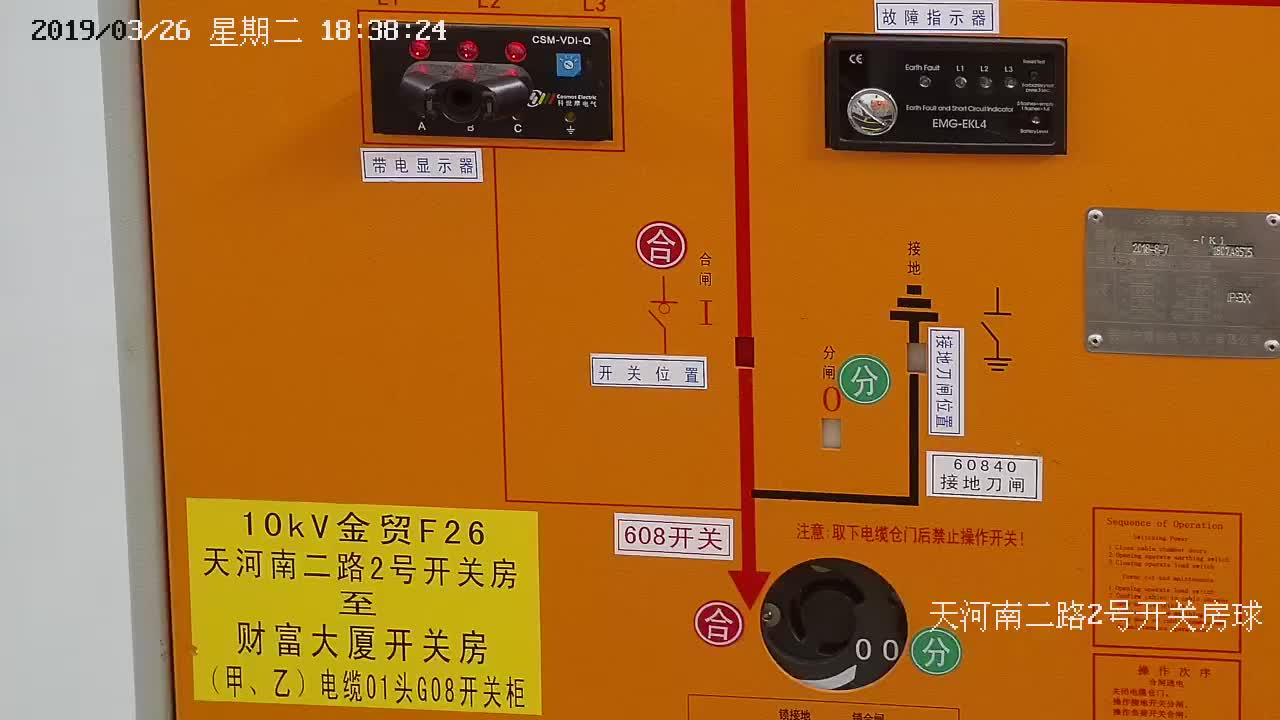
//> input picture switch_status_detection/data/tianhe1.jpg, 1280 x 720 px
$ ./detection_main   (built with g++ and OpenCV 4)
//> lines starting //> are read from the running program, lines starting //| are printed output that depends on the picture; after the words box and inside, x2 and y2 are one past the last pixel; in counts of white or black regions, pixels touching at a corner belong together
### switch_status_detection/stdafx.h
#include <highgui.h>
#include <opencv2/imgproc/imgproc.hpp>
#include <algorithm>

using namespace std;
using namespace cv;

//int Otsu2D(Mat srcimage);
int SaturationScale(Mat ROI_img);
int GrayScale(Mat ROI_img);
int BrightScale(Mat ROI_img);
int GrayVariance(Mat ROI_img, int ave);
int aHash(Mat matSrc1, Mat matSrc2);
void picture_corr(Mat matSrc, int&circle_r_max, int&circle_r_min);
vector<int> light_judge(Mat &img_gray, Mat &img_light_bg, int circle_r_max, int circle_r_min);
Mat pixel_same_cut(Mat img_line_r, Mat img_line_b);
void find_line(Mat &img_split, Mat &img_line, int convolution_side, int covolution_mid, int th_line_v, int th_line_mid);
vector<int> switch_line_res(Mat &img_line, Mat &img_bg, Mat &img_th, double minarea);

### switch_status_detection/switch_line.cpp
#include "stdafx.h"
#include <numeric>

void find_line(Mat &img_split, Mat &img_line ,int convolution_side, int covolution_mid, int th_line_v, int th_line_mid)
{
	Mat img_split_small(img_split.rows, img_split.cols, CV_16SC1);
	for (int i = 0; i < img_split_small.rows; i++){
		unsigned char* img_split_src = img_split.ptr<unsigned char>(i);
		short int* img_split_dst = img_split_small.ptr<short int>(i);
		img_split_dst[0] = 0;
		for (int j = 1; j < img_split_small.cols; j++){
			img_split_dst[j] = abs(img_split_src[j - 1] - img_split_src[j]);
		}
	}
	for (int i = 1; i < img_split_small.rows; ++i)
	{
		short int* img_line_src = img_split_small.ptr<short int>(i);
		unsigned char* img_line_dst = img_line.ptr<unsigned char>(i);
		for (int j = convolution_side + 0.1*img_split.cols; j < 0.9*img_split.cols - convolution_side - 1 ; ++j)
		{
			int sum_left = accumulate(&img_line_src[j - convolution_side], &img_line_src[j - covolution_mid], 0);
			int sum_mid = accumulate(&img_line_src[j - covolution_mid], &img_line_src[j + covolution_mid+1], 0);
			int sum_right = accumulate(&img_line_src[j + covolution_mid+1], &img_line_src[j + convolution_side + 1], 0);
			if (sum_left > th_line_v&&sum_right > th_line_v&&sum_mid < th_line_mid)
			{
				img_line_dst[j] = 255;
			}
		}
	}
}

// [14 lines left out: function pixel_same_cut, not called in this run]

void state_change(int &state_1, int &state_2)
{
	int state_mid;
	state_mid = state_1;
	state_1 = state_2;
	state_2 = state_mid;
}

vector<int> switch_line_res(Mat &img_line, Mat &img_bg, Mat &img_th, double minarea)
{
	vector<int> switch_line_mark, x_finds,y_finds,width_finds,height_finds;
	vector<vector<Point>> contours;
	vector<Rect> rects;
	findContours(img_line, contours, CV_RETR_EXTERNAL, CV_CHAIN_APPROX_NONE);
	for (size_t i = 0; i < contours.size(); i++)
	{
		Rect targetRect = boundingRect(contours[i]);
		double area = (targetRect.width-1)*(targetRect.height-1);
		// [6 lines of commented-out code are left out]
		if (area > minarea&&double(targetRect.height) / double(targetRect.width) >= 2.6)
		{
			rects.push_back(targetRect);
			//rectangle(img_bg, targetRect, cv::Scalar(255));
		}
	}
	for (int j = 0; j < rects.size(); ++j)
	{
		for (int k = j + 1; k < rects.size(); ++k)
		{
			int rect_x_dis = abs(rects[j].x + rects[j].width / 2 - rects[k].x - rects[k].width / 2);
			int rect_y_dis = abs(rects[j].y + rects[j].height / 2 - rects[k].y - rects[k].height / 2);
			if (rect_x_dis <= rects[j].width / 2 + rects[k].width / 2)
			{
				if (rect_y_dis > rects[j].height / 2 + rects[k].height / 2+28 && rect_y_dis < rects[j].height/2 + rects[k].height/2+70)
				{
					x_finds.push_back(min(rects[j].x, rects[k].x) - 10);
					width_finds.push_back(max(rects[j].x + rects[j].width, rects[k].x + rects[k].width) - min(rects[j].x, rects[k].x) + 20);
					if (rects[j].y > rects[k].y)
					{
						y_finds.push_back(rects[k].y + rects[k].height);
						height_finds.push_back(rects[j].y - rects[k].y - rects[k].height);
					}
					else
					{
						y_finds.push_back(rects[j].y + rects[j].height);
						height_finds.push_back(rects[k].y - rects[j].y - rects[j].height);
					}
					break;
				}
			}
		}
	}
	for (int i = 0; i < x_finds.size(); ++i)
	{
		for (int j = i + 1; j < x_finds.size(); ++j)
		{
			if (x_finds[j] <= x_finds[i])
			{
				state_change(x_finds[i], x_finds[j]);
				state_change(y_finds[i], y_finds[j]);
				state_change(width_finds[i], width_finds[j]);
				state_change(height_finds[i], height_finds[j]);
			}
			else
				continue;
		}
	}
	for (int i = 0; i < x_finds.size(); ++i)
	{
		// [7 lines of commented-out code are left out]
		Mat img_th_find = img_th(Rect(x_finds[i], y_finds[i], width_finds[i], height_finds[i]));
		int switch_line_value = 0;
		for (int j = 0; j < img_th_find.cols; ++j)
		{
			for (int k = 0; k < img_th_find.rows; ++k)
			{
				switch_line_value += img_th_find.at<uchar>(k, j);
			}
		}
		rectangle(img_bg, Rect(x_finds[i], y_finds[i], width_finds[i], height_finds[i]), Scalar(255));
		if (switch_line_value < 100 * img_th_find.rows*img_th_find.cols)
		{
			switch_line_mark.push_back(1);
			putText(img_bg, "on", Point(x_finds[i], y_finds[i]-10), FONT_HERSHEY_TRIPLEX, 0.8, Scalar(255,0,0));
		}
		else
		{
			switch_line_mark.push_back(0);
			putText(img_bg, "off", Point(x_finds[i], y_finds[i] - 10), FONT_HERSHEY_TRIPLEX, 0.8, Scalar(0,255,0));
		}
	}
	return switch_line_mark;
}

### switch_status_detection/switch_light.cpp
#include "stdafx.h"

vector<int> light_judge(Mat &img_gray, Mat &img_light_bg, int circle_r_max, int circle_r_min)
{
	Mat imageROI[100];
	int ave = 0, var = 0, ave_bright = 0,ave_s=0;
	vector<Vec3f> circles;
	vector<Vec3f> circles_res;
	vector<int> circles_mark,circles_out;
	HoughCircles(img_gray, circles, CV_HOUGH_GRADIENT, 1, circle_r_max, 100, 30, circle_r_min, circle_r_max);
	for (int i = 0; i < circles.size(); i++)
	{
		Vec3f cc = circles[i];
		if (cc[1] + cc[2] / 2>720 || cc[1] - cc[2] / 2 < 0)
			continue;
		if (cc[0] + cc[2] / 2 > 1280 || cc[0] - cc[2] / 2 < 0)
			continue;
		Rect rect(cc[0] - cc[2] / 2, cc[1] - cc[2] / 2, cc[2], cc[2]);//矩形区域
		imageROI[i] = img_light_bg(Rect(cc[0] - cc[2] / 2, cc[1] - cc[2] / 2, cc[2], cc[2]));//生成矩形ROI区域
		ave = GrayScale(imageROI[i]);
		var = GrayVariance(imageROI[i], ave);
		ave_bright = BrightScale(imageROI[i]);
		ave_s = SaturationScale(imageROI[i]);

		if (ave > 127 && ave_bright > 240)//判定为亮,标记
		{
			circles_res.push_back(cc);
			circles_mark.push_back(1);
			//circle(img_light_bg, Point(cc[0], cc[1]), cc[2], Scalar(0, 0, 255), 3, 8, 0);
			//circle(img_light_bg, Point(cc[0], cc[1]), 1, Scalar(155, 50, 255), -1, 8, 0);
		}
		else if (var < 190 && ave_bright < 155 && ave_s > 50 && ave_bright>50)//方差小视为未发光的指示灯，但圆形纯色按键也会读取进来
		{
			circles_res.push_back(cc);
			circles_mark.push_back(0);
			//circle(img_light_bg, Point(cc[0], cc[1]), cc[2], Scalar(0, 0, 255), 3, 8, 0);
			//circle(img_light_bg, Point(cc[0], cc[1]), 1, Scalar(155, 50, 255), -1, 8, 0);
		}
	}
	if (circles_res.size()==0)
		return circles_out;
	for (int i = 0; i < circles_res.size()-1; ++i)
	{
		for (int j = i + 1; j < circles_res.size(); ++j)
		{
			if (abs(circles_res[j][1] - circles_res[i][1]) < 10)
			{
				if (circles_res[j][0] < circles_res[i][0])
				{
					Vec3f circles_res_mid = circles_res[i];
					int circles_mark_mid = circles_mark[i];
					circles_res[i] = circles_res[j];
					circles_mark[i] = circles_mark[j];
					circles_res[j] = circles_res_mid;
					circles_mark[j] = circles_mark_mid;
				}
				else
					continue;
			}
			else
			{
				if (circles_res[j][1] < circles_res[i][1])
				{
					Vec3f circles_res_mid = circles_res[i];
					int circles_mark_mid = circles_mark[i];
					circles_res[i] = circles_res[j];
					circles_mark[i] = circles_mark[j];
					circles_res[j] = circles_res_mid;
					circles_mark[j] = circles_mark_mid;
				}
				else
					continue;
			}
		}
	}

	for (int i = 0; i < circles_mark.size(); ++i)
	{
		circles_out.push_back(circles_mark[i]);
		if (circles_mark[i] == 1)
		{
			circle(img_light_bg, Point(circles_res[i][0], circles_res[i][1]), circles_res[i][2], Scalar(255, 0, 0), 3, 8, 0);
			putText(img_light_bg, "on", Point(circles_res[i][0], circles_res[i][1]), FONT_HERSHEY_TRIPLEX, 2.0, Scalar(255, 0, 0));
		}
		else{
			circle(img_light_bg, Point(circles_res[i][0], circles_res[i][1]), circles_res[i][2], Scalar(0, 255, 0), 3, 8, 0);
			putText(img_light_bg, "off", Point(circles_res[i][0], circles_res[i][1]), FONT_HERSHEY_TRIPLEX, 2.0, Scalar(0, 255, 0));
		}
	}

	//vector<int>::iterator diss_min = min_element(begin(points_diss), end(points_diss));
	//int y_else_mark = distance(std::begin(points_diss), diss_min);

	return circles_out;
}

### switch_status_detection/pretreatment.cpp
#include "stdafx.h"

int GrayScale(Mat ROI_img)
{
	double sum = 0;
	int ave = 0;
	for (int i = 0; i < ROI_img.rows; ++i)
	{
		Vec3b * p = ROI_img.ptr<Vec3b>(i);
		for (int j = 0; j < ROI_img.cols; ++j)
		{
			sum = sum + p[j][0] + p[j][1] + p[j][2];
		}
	}
	ave = sum / 3 / (ROI_img.rows*ROI_img.cols);
	//cout << "ROI区域灰度均值" << ":" << ave << endl;
	return ave;
}

int BrightScale(Mat ROI_img)
{
	Mat ROI_img_hsv;
	cvtColor(ROI_img, ROI_img_hsv, CV_BGR2HSV);//BGR通道转HSV通道
	double sum_V = 0;
	int ave = 0;
	for (int i = 0; i < ROI_img_hsv.rows; ++i)
	{
		Vec3b * p = ROI_img_hsv.ptr<Vec3b>(i);
		for (int j = 0; j < ROI_img_hsv.cols; ++j)
		{
			sum_V = sum_V + p[j][2];
		}
	}
	ave = sum_V / (ROI_img_hsv.rows*ROI_img_hsv.cols);
	//cout << "ROI区域亮度均值" << ":" << ave << endl;
	return ave;
}
// [18 lines left out: function HueScale, not called in this run]

int SaturationScale(Mat ROI_img)
{
	Mat ROI_img_hsv;
	cvtColor(ROI_img, ROI_img_hsv, CV_BGR2HSV);//BGR通道转HSV通道
	double sum_S = 0;
	int ave = 0;
	for (int i = 0; i < ROI_img_hsv.rows; ++i)
	{
		Vec3b * p = ROI_img_hsv.ptr<Vec3b>(i);
		for (int j = 0; j < ROI_img_hsv.cols; ++j)
		{
			sum_S = sum_S + p[j][1];
		}
	}
	ave = sum_S / (ROI_img_hsv.rows*ROI_img_hsv.cols);
	//cout << "ROI区域饱和度均值" << ":" << ave << endl;
	return ave;
}

int GrayVariance(Mat ROI_img, int ave)
{
	double sum = 0, temp;
	for (int i = 0; i < ROI_img.rows; ++i)
	{
		Vec3b * p = ROI_img.ptr<Vec3b>(i);
		for (int j = 0; j < ROI_img.cols; ++j)
		{
			temp = ((p[j][0] + p[j][1] + p[j][2]) / 3 - ave)*((p[j][0] + p[j][1] + p[j][2]) / 3 - ave);
			sum = sum + temp;
		}
	}
	sum = sum / (ROI_img.rows*ROI_img.cols);
	//cout << "ROI区域灰度方差" << ":" << sum << endl;
	return sum;
}

// [118 lines of commented-out code are left out]

### switch_status_detection/detection_main.cpp
#include "stdafx.h"
#include <opencv2/imgproc/imgproc.hpp>
#include <cmath>

typedef struct DETECTION_RESULT
{
	int type;
	int index;
	int value;
};

int main()
{
	DETECTION_RESULT pResults[5];

	Mat src, src_gray, src_color, src_gs, src_canny, template_error;
	Mat src_rgb[3];
	int row_resize, thresholdValue,circle_r_max, circle_r_min;
	src = imread("./data/tianhe1.jpg");
//> src is the input picture: 720 rows x 1280 cols, CV_8UC3; mean B, G, R 40.3, 107.7, 169.1
	//template_error = imread("template_error.jpg");
	//transpose(src, src);
	//flip(src, src, 1);

	//预处理
	row_resize = (src.rows * 1280) / src.cols;
	resize(src, src, Size(1280,row_resize), 0, 0, INTER_LINEAR);
	GaussianBlur(src, src_gs,Size(3,3),0,0);
	cvtColor(src, src_gray, CV_BGR2GRAY);
	//thresholdValue = Otsu2D(src_gray);
	//threshold(src_gray, src_th, thresholdValue, 255, THRESH_BINARY);
	Canny(src_gray, src_canny, 40, 120);
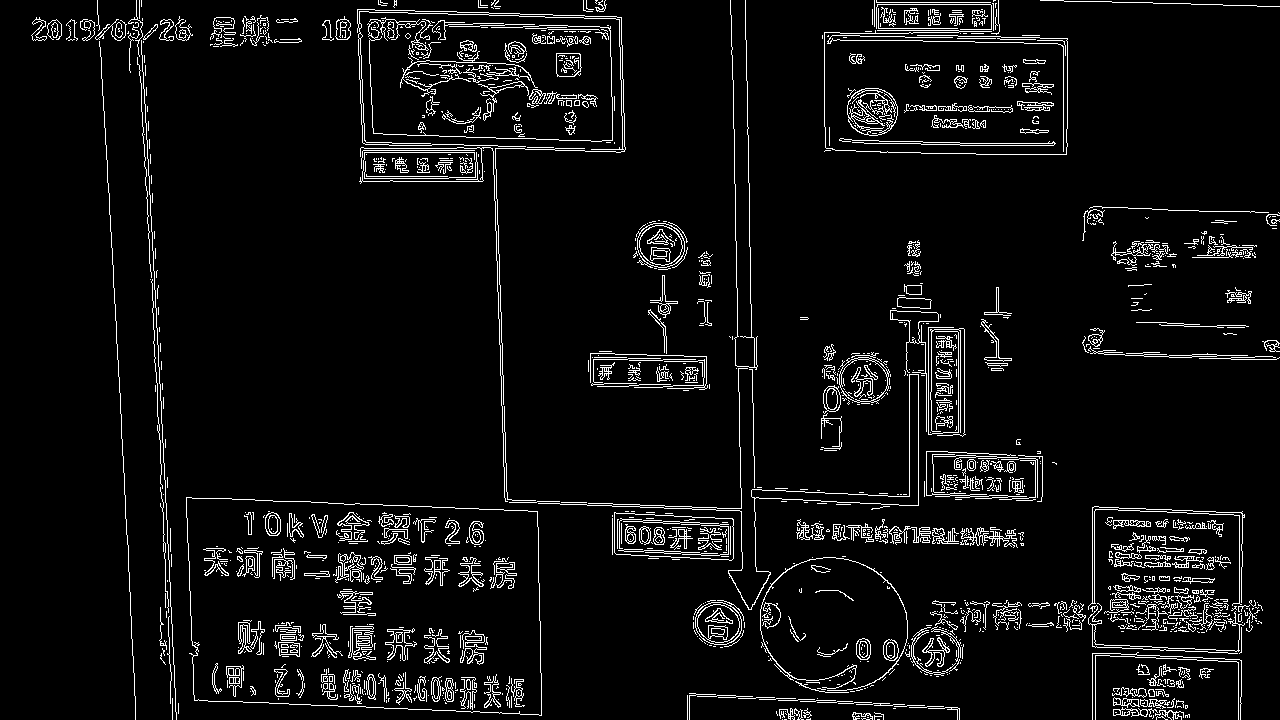
//> src_canny: 720 rows x 1280 cols, CV_8UC1; 5.7% white in thin lines or dots

	//指示灯识别
	////picture_corr(src,circle_r_max,circle_r_min);
	//天河：60,20
	vector<int> switch_light = light_judge(src_canny, src, 60, 20);
//> in light_judge, `HoughCircles(img_gray, circles, CV_HOUGH_GRADIENT, 1, circle_r_max, 10..`: circles = 14 circles (x, y, radius), first 12: [445.5, 108.5, 48.3], [1161.5, 617.5, 42.9], [873.5, 111.5, 24.6], [937.5, 652.5, 23.5], [402.5, 43.5, 23.6], [349.5, 562.5, 35], [399.5, 684.5, 30.2], [446.5, 536.5, 29.4], [1134.5, 671.5, 23.9], [1166.5, 556.5, 23], [353.5, 637.5, 22.9], [507.5, 40.5, 25]
//> the loop in light_judge, `for (int i = 0; i < circles.size(); i++)` made 14 passes
//> (cc, rect, ave, var, ave_bright, ave_s) on passes 1 to 6: ([445.5, 108.5, 48.3], Rect(421, 84, 48, 48), 28, 496, 35, 95), ([1161.5, 617.5, 42.9], Rect(1140, 596, 42, 42), 111, 2528, 186, 206), ([873.5, 111.5, 24.6], Rect(861, 99, 24, 24), 125, 2820, 139, 52), ([937.5, 652.5, 23.5], Rect(925, 640, 23, 23), 111, 1775, 136, 96), ([402.5, 43.5, 23.6], Rect(390, 31, 23, 23), 52, 3774, 63, 98), ([349.5, 562.5, 35], Rect(332, 545, 35, 35), 117, 2567, 170, 208)

	int j = 1;
	for (int i = 0; i<switch_light.size(); ++i)
	{
		pResults[i].type = j;
		pResults[i].index = i;
		pResults[i].value = switch_light[i];
		j++;
	}
//> this loop made 0 passes
//> after the loop, pResults = 5 items; j = 1

	//检测识别开关图像
	split(src_gs, src_rgb);
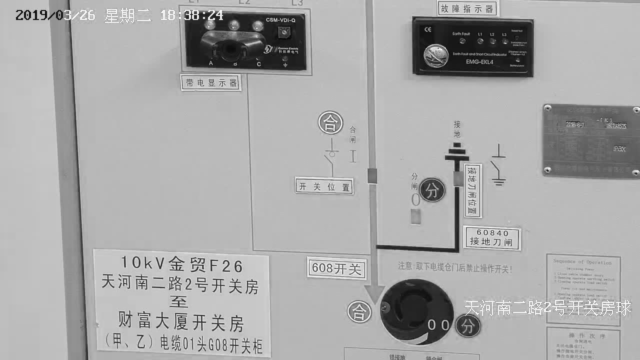
//> src_rgb[2]: 720 rows x 1280 cols, CV_8UC1 (shown at 1/2 size); min 4, max 255, mean 169.2
	src_color = src_rgb[1];
	Mat src_color_th(src_color.rows, src_color.cols, CV_8UC1, Scalar::all(0));
	//天河：8,1,60,50
	find_line(src_color, src_color_th, 8, 1, 60, 50);
//> after the loop in find_line, `for (int i = 1; i < img_split_small.rows; ++i)`:
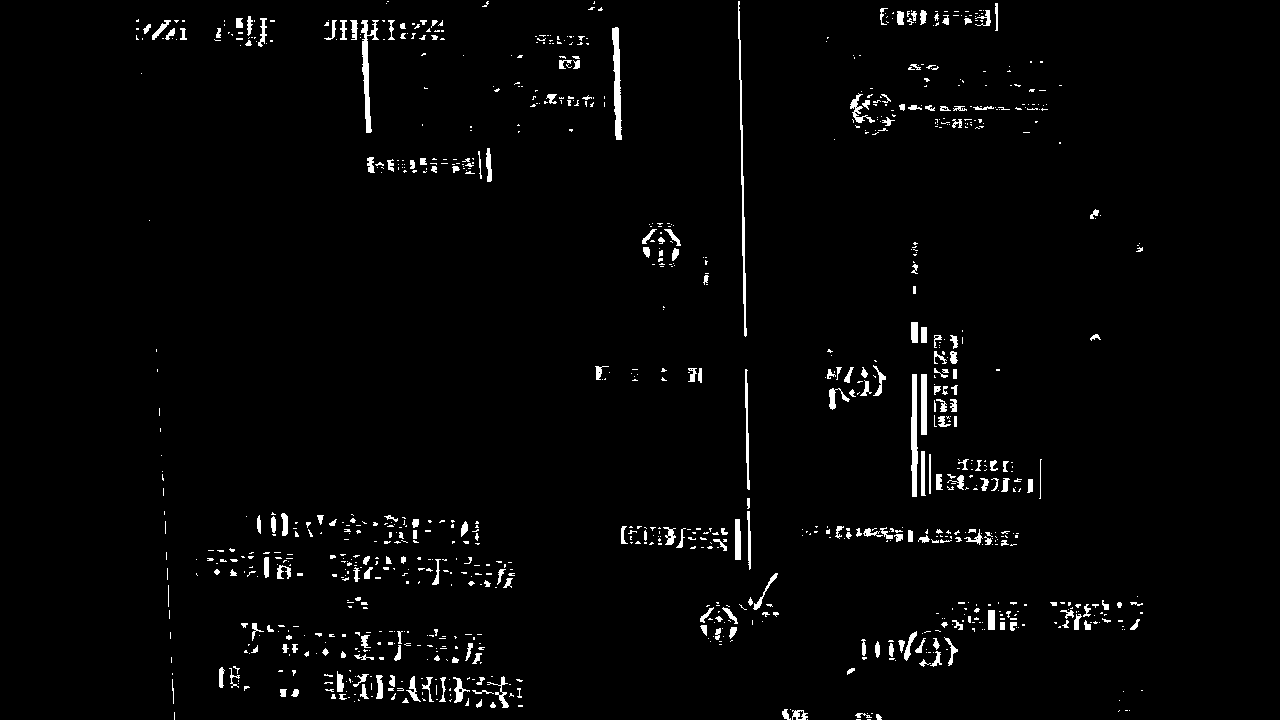
//> img_line: 720 rows x 1280 cols, CV_8UC1; 2.3% white; 1012 white regions (767 under 20 px)
	vector<int> switch_line = switch_line_res(src_color_th, src, src_gray, 100);
//> in switch_line_res, `findContours(img_line, contours, CV_RETR_EXTERNAL, CV_CHAIN_APPROX_NON..`: contours = 1012 contours, 843 with area under 20; largest, box (x1, y1, x2, y2) and area: (612, 27, 622, 140) 582, (911, 374, 918, 497) 542, (361, 20, 379, 133) 522, (738, 1, 747, 337) 422, (921, 374, 927, 435) 300
//> the loop in switch_line_res, `for (size_t i = 0; i < contours.size(); i++)` made 1012 passes
//> (targetRect, area) on passes 4, 7, 12: (Rect(876, 714, 6, 6), 25), (Rect(855, 713, 17, 5), 64), (Rect(792, 710, 16, 10), 135)
//> the loop in switch_line_res, `for (int j = 0; j < rects.size(); ++j)` made 20 passes
//> after the loop in switch_line_res, `for (int j = 0; j < rects.size(); ++j)`: x_finds = [901, 728]; width_finds = [27, 32]; y_finds = [343, 337]; height_finds = [31, 32]
//> the loop in switch_line_res, `for (int i = 0; i < x_finds.size(); ++i)` made 2 passes
//> after the loop in switch_line_res, `for (int i = 0; i < x_finds.size(); ++i)`: x_finds = [728, 901]; y_finds = [337, 343]; width_finds = [32, 27]; height_finds = [32, 31]
//> the loop in switch_line_res, `for (int i = 0; i < x_finds.size(); ++i)` made 2 passes
//> switch_line_value on passes 1 to 2: 75951, 84562
//> pass 1, in switch_line_res, `Mat img_th_find = img_th(Rect(x_finds[i], y_finds[i], width_finds[i], ..`:
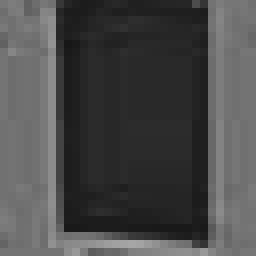
//> img_th_find: 32 rows x 32 cols, CV_8UC1 (shown 8 times larger); min 23, max 166, mean 74.2
//> pass 2, in switch_line_res, `putText(img_bg, "off", Point(x_finds[i], y_finds[i] - 10), FONT_HERSHE..`:
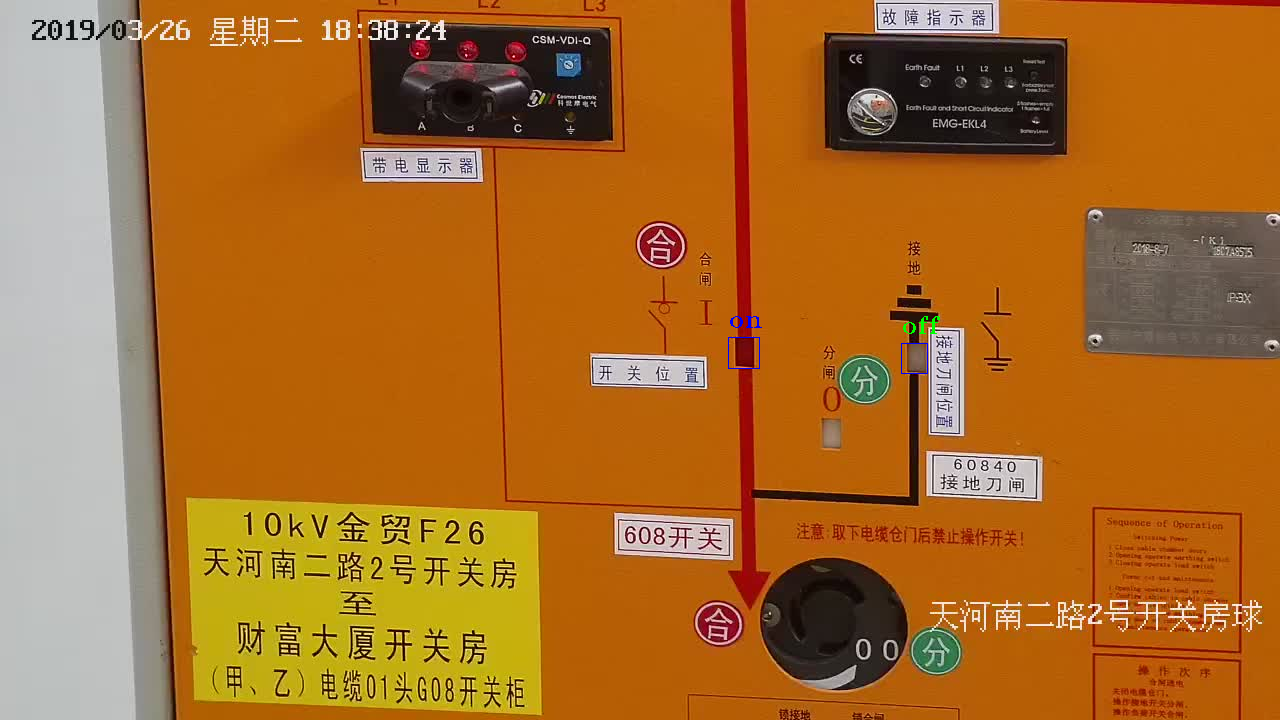
//> img_bg: 720 rows x 1280 cols, CV_8UC3; mean B, G, R 40.4, 107.7, 169
//> switch_line = [1, 0]

	for (int i = 0; i<switch_line.size(); ++i)
	{
		pResults[i + j - 1].type = 5;
		pResults[i + j - 1].index = i + j - 1;
		pResults[i + j - 1].value = switch_line[i];
	}
//> this loop made 2 passes
	int nResultNum = switch_light.size() + switch_line.size();
//> nResultNum = 2
	waitKey(0);
	return 0;
}
